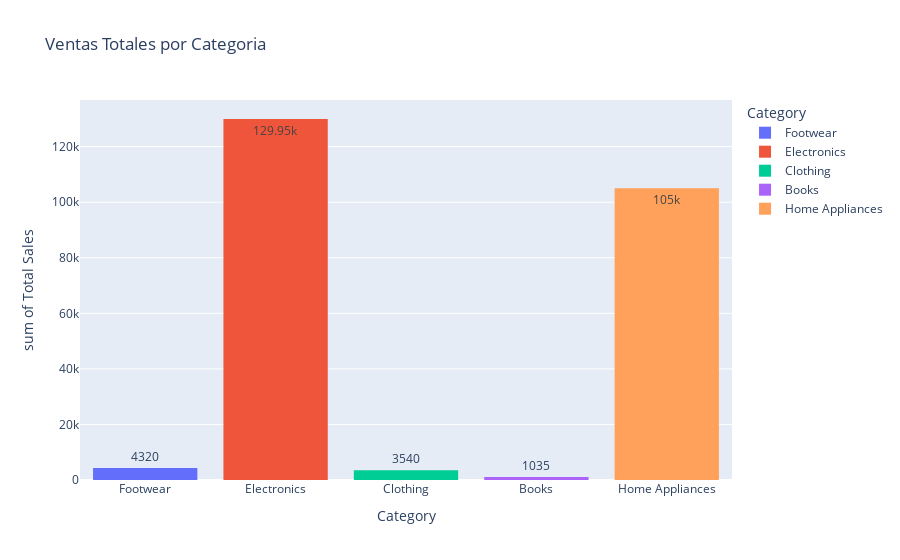

The notebook cell this image was saved under:
### Code cell
## Ventas Totales por Categoria
fig = px.histogram(df, x='Category', color='Category', y='Total Sales',
                    title='Ventas Totales por Categoria', text_auto=True, 
                    color_discrete_sequence=px.colors.qualitative.Plotly)
fig.show()

### Figure 1 — Plotly figure (JSON) as saved in the notebook; plotly's stock layout.template omitted (floating-point values rounded to 4 significant figures)
{"data": [{"bingroup": "x", "histfunc": "sum", "hovertemplate": "Category=%{x}<br>sum of Total Sales=%{y}<extra></extra>", "legendgroup": "Footwear", "marker": {"color": "#636EFA", "pattern": {"shape": ""}}, "name": "Footwear", "orientation": "v", "showlegend": true, "texttemplate": "%{value}", "type": "histogram", "x": ["Footwear", "Footwear", "Footwear", "Footwear", "Footwear", "Footwear", "Footwear", "Footwear", "Footwear", "Footwear", "Footwear", "Footwear", "Footwear", "Footwear", "Footwear", "Footwear", "Footwear", "Footwear", "Footwear", "Footwear", "Footwear", "Footwear", "Footwear", "Footwear", "Footwear", "Footwear", "Footwear"], "xaxis": "x", "y": [180, 120, 180, 180, 120, 240, 120, 240, 300, 300, 60, 60, 180, 300, 180, 120, 120, 60, 120, 300, 60, 120, 240, 60, 180, 60, 120], "yaxis": "y"}, {"bingroup": "x", "histfunc": "sum", "hovertemplate": "Category=%{x}<br>sum of Total Sales=%{y}<extra></extra>", "legendgroup": "Electronics", "marker": {"color": "#EF553B", "pattern": {"shape": ""}}, "name": "Electronics", "orientation": "v", "showlegend": true, "texttemplate": "%{value}", "type": "histogram", "x": ["Electronics", "Electronics", "Electronics", "Electronics", "Electronics", "Electronics", "Electronics", "Electronics", "Electronics", "Electronics", "Electronics", "Electronics", "Electronics", "Electronics", "Electronics", "Electronics", "Electronics", "Electronics", "Electronics", "Electronics", "Electronics", "Electronics", "Electronics", "Electronics", "Electronics", "Electronics", "Electronics", "Electronics", "Electronics", "Electronics", "Electronics", "Electronics", "Electronics", "Electronics", "Electronics", "Electronics", "Electronics", "Electronics", "Electronics", "Electronics", "Electronics", "Electronics", "Electronics", "Electronics", "Electronics", "Electronics", "Electronics", "Electronics", "Electronics", "Electronics", "Electronics", "Electronics", "Electronics", "Electronics", "Electronics", "Electronics", "Electronics", "Electronics", "Electronics", "Electronics", "Electronics", "Electronics", "Electronics", "Electronics", "Electronics", "Electronics", "Electronics", "Electronics", "Electronics", "Electronics", "Electronics", "Electronics", "Electronics", "Electronics", "Electronics", "Electronics", "Electronics", "Electronics", "Electronics", "Electronics", "Electronics", "Electronics", "Electronics", "Electronics", "Electronics", "Electronics", "Electronics", "Electronics", "Electronics", "Electronics", "Electronics", "Electronics", "Electronics", "Electronics", "Electronics", "Electronics", "Electronics", "Electronics", "Electronics", "Electronics", "Electronics", "Electronics", "Electronics", "Electronics", "Electronics", "Electronics", "Electronics", "Electronics", "Electronics", "Electronics", "Electronics", "Electronics", "Electronics", "Electronics", "Electronics", "Electronics", "Electronics", "Electronics"], "xaxis": "x", "y": [400, 450, 600, 500, 500, 1600, 600, 1000, 400, 300, 100, 500, 500, 2000, 2400, 300, 2400, 1600, 150, 300, 150, 2000, 2400, 450, 300, 500, 500, 300, 4000, 2500, 300, 300, 100, 750, 2400, 2500, 200, 200, 300, 300, 1500, 2500, 750, 750, 3200, 1000, 600, 450, 300, 1000, 200, 2500, 3200, 3200, 500, 1000, 4000, 500, 2400, 500, 300, 750, 1000, 800, 2500, 450, 750, 1600, 300, 1000, 1500, 300, 300, 400, 150, 750, 200, 600, 1500, 2400, 100, 1000, 750, 4000, 800, 300, 300, 1500, 2400, 2400, 300, 1500, 500, 3200, 1500, 1000, 200, 2400, 500, 800, 750, 400, 300, 450, 500, 400, 4000, 2500, 300, 100, 750, 150, 2000, 2000, 2000, 800, 450, 2000], "yaxis": "y"}, {"bingroup": "x", "histfunc": "sum", "hovertemplate": "Category=%{x}<br>sum of Total Sales=%{y}<extra></extra>", "legendgroup": "Clothing", "marker": {"color": "#00CC96", "pattern": {"shape": ""}}, "name": "Clothing", "orientation": "v", "showlegend": true, "texttemplate": "%{value}", "type": "histogram", "x": ["Clothing", "Clothing", "Clothing", "Clothing", "Clothing", "Clothing", "Clothing", "Clothing", "Clothing", "Clothing", "Clothing", "Clothing", "Clothing", "Clothing", "Clothing", "Clothing", "Clothing", "Clothing", "Clothing", "Clothing", "Clothing", "Clothing", "Clothing", "Clothing", "Clothing", "Clothing", "Clothing", "Clothing", "Clothing", "Clothing", "Clothing", "Clothing", "Clothing", "Clothing", "Clothing", "Clothing", "Clothing", "Clothing", "Clothing", "Clothing"], "xaxis": "x", "y": [20, 60, 160, 20, 20, 100, 80, 40, 100, 120, 80, 100, 200, 40, 200, 40, 60, 120, 200, 20, 60, 200, 80, 20, 80, 40, 200, 40, 100, 20, 160, 160, 200, 80, 80, 80, 40, 40, 40, 40], "yaxis": "y"}, {"bingroup": "x", "histfunc": "sum", "hovertemplate": "Category=%{x}<br>sum of Total Sales=%{y}<extra></extra>", "legendgroup": "Books", "marker": {"color": "#AB63FA", "pattern": {"shape": ""}}, "name": "Books", "orientation": "v", "showlegend": true, "texttemplate": "%{value}", "type": "histogram", "x": ["Books", "Books", "Books", "Books", "Books", "Books", "Books", "Books", "Books", "Books", "Books", "Books", "Books", "Books", "Books", "Books", "Books", "Books", "Books", "Books", "Books", "Books", "Books", "Books", "Books"], "xaxis": "x", "y": [30, 15, 75, 15, 15, 15, 75, 45, 15, 75, 75, 75, 45, 15, 60, 15, 15, 15, 75, 75, 15, 75, 30, 60, 15], "yaxis": "y"}, {"bingroup": "x", "histfunc": "sum", "hovertemplate": "Category=%{x}<br>sum of Total Sales=%{y}<extra></extra>", "legendgroup": "Home Appliances", "marker": {"color": "#FFA15A", "pattern": {"shape": ""}}, "name": "Home Appliances", "orientation": "v", "showlegend": true, "texttemplate": "%{value}", "type": "histogram", "x": ["Home Appliances", "Home Appliances", "Home Appliances", "Home Appliances", "Home Appliances", "Home Appliances", "Home Appliances", "Home Appliances", "Home Appliances", "Home Appliances", "Home Appliances", "Home Appliances", "Home Appliances", "Home Appliances", "Home Appliances", "Home Appliances", "Home Appliances", "Home Appliances", "Home Appliances", "Home Appliances", "Home Appliances", "Home Appliances", "Home Appliances", "Home Appliances", "Home Appliances", "Home Appliances", "Home Appliances", "Home Appliances", "Home Appliances", "Home Appliances", "Home Appliances", "Home Appliances", "Home Appliances", "Home Appliances", "Home Appliances", "Home Appliances", "Home Appliances", "Home Appliances", "Home Appliances", "Home Appliances"], "xaxis": "x", "y": [1800, 1200, 4800, 3600, 600, 1800, 2400, 3600, 1200, 4800, 4800, 4800, 600, 2400, 2400, 6000, 3000, 1200, 6000, 2400, 2400, 2400, 4800, 1800, 2400, 2400, 2400, 1200, 3600, 600, 2400, 3600, 3000, 600, 3600, 1200, 1200, 1200, 3600, 1200], "yaxis": "y"}], "layout": {"barmode": "relative", "legend": {"title": {"text": "Category"}, "tracegroupgap": 0}, "title": {"text": "Ventas Totales por Categoria"}, "xaxis": {"anchor": "y", "categoryarray": ["Footwear", "Electronics", "Clothing", "Books", "Home Appliances"], "categoryorder": "array", "domain": [0, 1], "title": {"text": "Category"}}, "yaxis": {"anchor": "x", "domain": [0, 1], "title": {"text": "sum of Total Sales"}}}}
